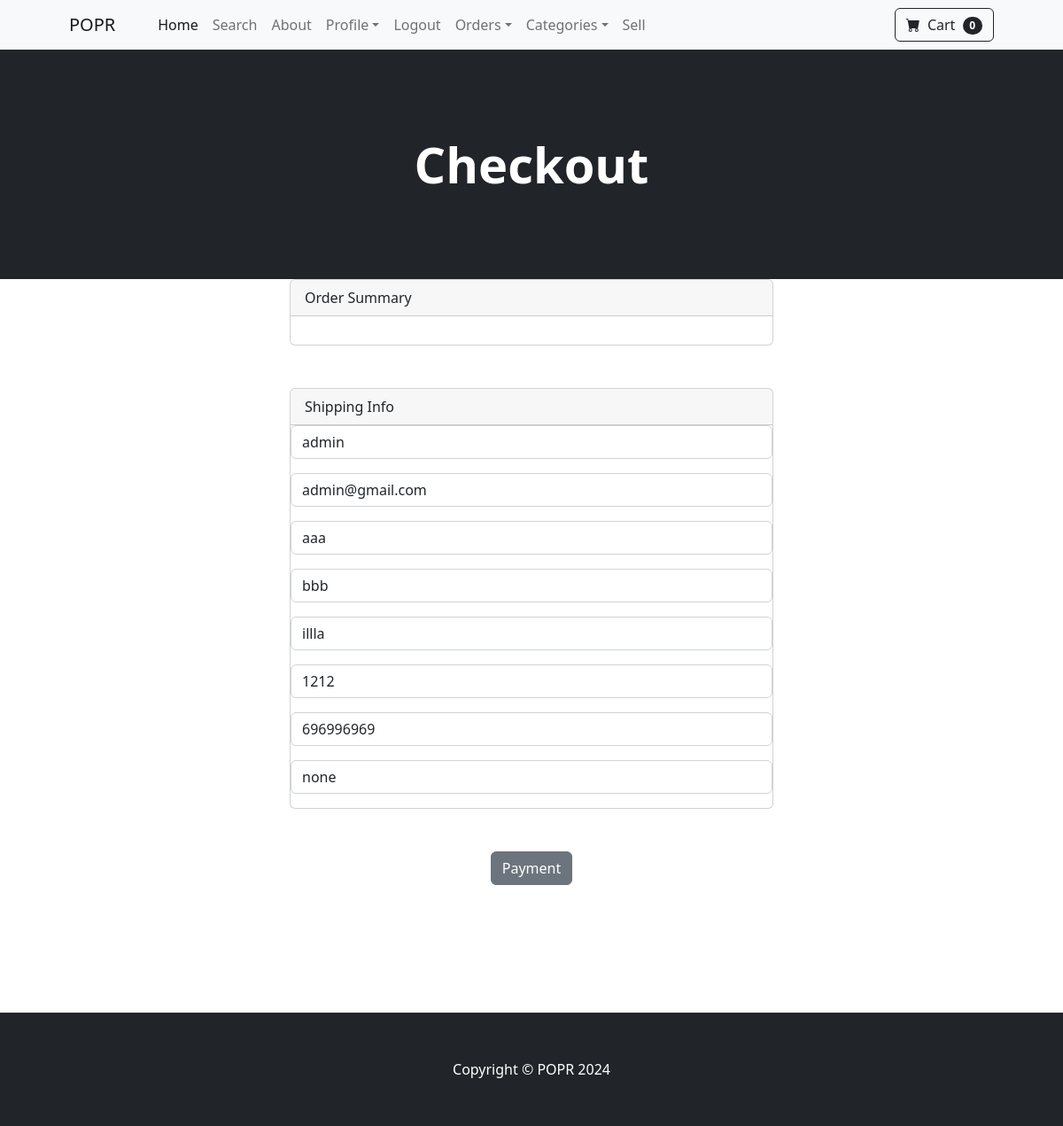
The app's page /payment/checkout (signed in) with its own data.
### payment/models.py (models this page shows, shortened)
class ShippingAddress(models.Model):
    user = models.ForeignKey(User, on_delete=models.CASCADE, null=True, blank=True)
    shipping_full_name = models.CharField(max_length=255)
    shipping_email = models.CharField(max_length=255)
    shipping_adress1 = models.CharField(max_length=255)
    shipping_adress2 = models.CharField(max_length=255, null=True, blank=True)
    shipping_city = models.CharField(max_length=255)
    shipping_zipcode = models.CharField(max_length=255, null=True, blank=True)
    shipping_state = models.CharField(max_length=255, null=True, blank=True)
    shipping_country = models.CharField(max_length=255)
    class Meta:
        verbose_name_plural = "Shipping Address"

### payment/views.py (the view)
# urls.py: path('checkout', views.checkout, name='checkout'),
def checkout(request):
    cart = Cart(request)
    cart_products = cart.get_products
    num_to_loop = range(1,10)
    quantities = cart.get_quants
    totals = cart.total()
    if request.user.is_authenticated:
        shipping_user = ShippingAddress.objects.get(user__id=request.user.id)
        shipping_form = ShippingForm(request.POST or None,instance=shipping_user)
        return render(request, "payment/checkout.html", {'cart_products':cart_products,'shipping_form':shipping_form, 'num_to_loop':num_to_loop, 'quantities':quantities, 'totals':totals})
    else:
        shipping_form = ShippingForm(request.POST or None)
        return render(request, "payment/checkout.html", {'shipping_form':shipping_form,'cart_products':cart_products, 'num_to_loop':num_to_loop, 'quantities':quantities, 'totals':totals})

### cart/cart.py (called while the page is built)
    def __len__(self):
        return len(self.cart)

    def get_products(self):
        product_ids = self.cart.keys()
        products = Product.objects.filter(id__in=product_ids)
        return products

    def total(self):
        products = self.get_products()
        quantities = self.cart
        cart_sum = 0
        for key, val in quantities.items():
            key = int(key)
            for product in products:
                if product.id == key:
                    cart_sum += product.price * val
        return cart_sum

### cart/context_processors.py (called while the page is built)
def cart(request):
    return {'cart': Cart(request)}

### payment/templates/payment/checkout.html (shortened to what this page needs)
{% extends "base.html" %}
{%block content%}
<header class="bg-dark py-5">
    <div class="container px-4 px-lg-5 my-5">
        <div class="text-center text-white">
            <h1 class="display-4 fw-bolder">Checkout</h1>
        </div>
    </div>
</header>
<div class='container'>
    <div class='row'>
        <div class='col-md-6 offset-md-3'>
            <div class="card">
                <div class="card-header">
                  Order Summary
                </div>
                <div class="card-body">
                </div>
            </div>
            <br></br>
            <div class="card">
                <div class="card-header">
                    Shipping Info
                    </div class="card-body">
                        <form  method="POST" action="{%url 'billing_info'%}">
                            {{shipping_form.as_p}}
                    </div>
                </div>
            </div>
            <center>
                <br></br>
            <button type='submit' class='btn btn-secondary'>Payment</button>
            </center>
            <br></br><br></br><br></br>
        </div>
{%endblock%}

### records on screen
ShippingAddress: shipping_full_name "admin", shipping_email "admin@gmail.com", shipping_adress1 "aaa", shipping_adress2 "bbb", shipping_city "illla", shipping_zipcode "1212", shipping_state "696996969", shipping_country "none"

### other values on screen
{{ cart|length }} "0"
